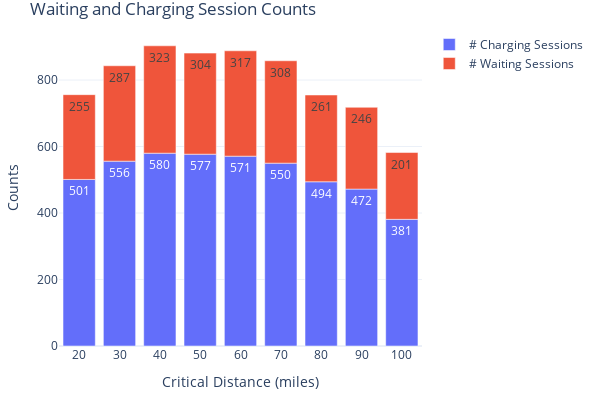

Here is the notebook cell this chart was saved with:
### Markdown cell above
#### 5.3 Charging and Waiting Sessions

### Code cell
fig = go.Figure(
    data=[
        go.Bar(
            name="# Charging Sessions",
            x=count_stats['param_value'],
            y=count_stats['cs_count'],
            offsetgroup=1,
            text=count_stats['cs_count'],
            textposition='auto',
        ),
        go.Bar(
            name="# Waiting Sessions",
            x=count_stats['param_value'],
            y=count_stats['wait_count'],
            offsetgroup=1,
            base=count_stats['cs_count'],
            text=count_stats['wait_count'],
            textposition='auto',
        )
    ],
    layout=go.Layout(
        title="Waiting and Charging Session Counts",
        yaxis_title="Counts", 
        xaxis_title="Critical Distance (miles)", width=600, height=400
        
    )
)
fig.update_xaxes(type='category')
fig.update_layout(margin=dict(l=20, r=20, t=30, b=20), uniformtext_minsize=8, uniformtext_mode='hide', template='plotly_white')
fig.show()

### Figure 1 — Plotly figure (JSON) as saved in the notebook; plotly's stock layout.template omitted (floating-point values rounded to 4 significant figures)
{"data": [{"name": "# Charging Sessions", "offsetgroup": "1", "text": [501, 556, 580, 577, 571, 550, 494, 472, 381], "textposition": "auto", "type": "bar", "x": ["20", "30", "40", "50", "60", "70", "80", "90", "100"], "y": [501, 556, 580, 577, 571, 550, 494, 472, 381]}, {"base": [501, 556, 580, 577, 571, 550, 494, 472, 381], "name": "# Waiting Sessions", "offsetgroup": "1", "text": [255, 287, 323, 304, 317, 308, 261, 246, 201], "textposition": "auto", "type": "bar", "x": ["20", "30", "40", "50", "60", "70", "80", "90", "100"], "y": [255, 287, 323, 304, 317, 308, 261, 246, 201]}], "layout": {"height": 400, "margin": {"b": 20, "l": 20, "r": 20, "t": 30}, "title": {"text": "Waiting and Charging Session Counts"}, "uniformtext": {"minsize": 8, "mode": "hide"}, "width": 600, "xaxis": {"autorange": true, "range": [-0.5, 8.5], "title": {"text": "Critical Distance (miles)"}, "type": "category"}, "yaxis": {"autorange": true, "range": [0, 950.5], "title": {"text": "Counts"}, "type": "linear"}}}
